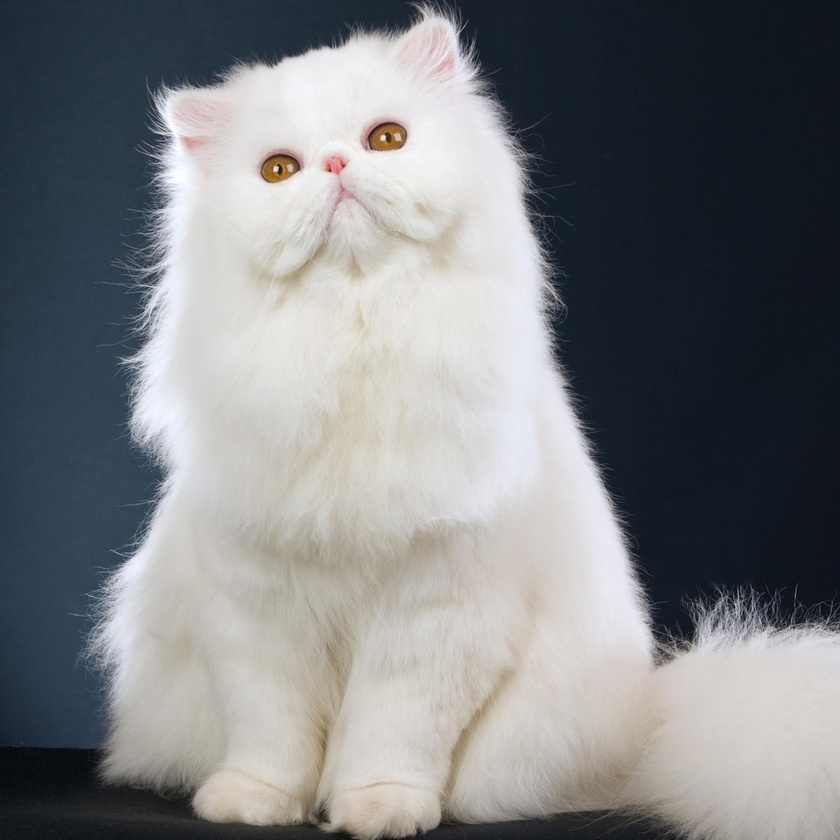
#> input picture fig/cat_1.jpg, 840 x 840 px, shrunk from 2524 x 2524 before the run
$ python -i filtering_functions.py   (imports and definitions only)
#> lines starting #> are read from the running program, lines starting #| are printed output that depends on the picture
#> further down, picture is the input picture: PIL image 840x840 RGB; mean R, G, B 124.7, 126.8, 129.6
# imports
import numpy as np
from PIL import Image, ImageFilter
import random


# [62 lines left out: functions rotate_filter, blur_filter, gaussian_noise_filter, salt_and_pepper_filter, not called in this run]

def mix_color_filter(image, mode=1):
    """ Mixes the color channels of the image.
    :param image: PIL image
    :param mode: mode of mixing
    """
#> called with mode = 1

    # Split the color channels
    r, g, b = image.split()
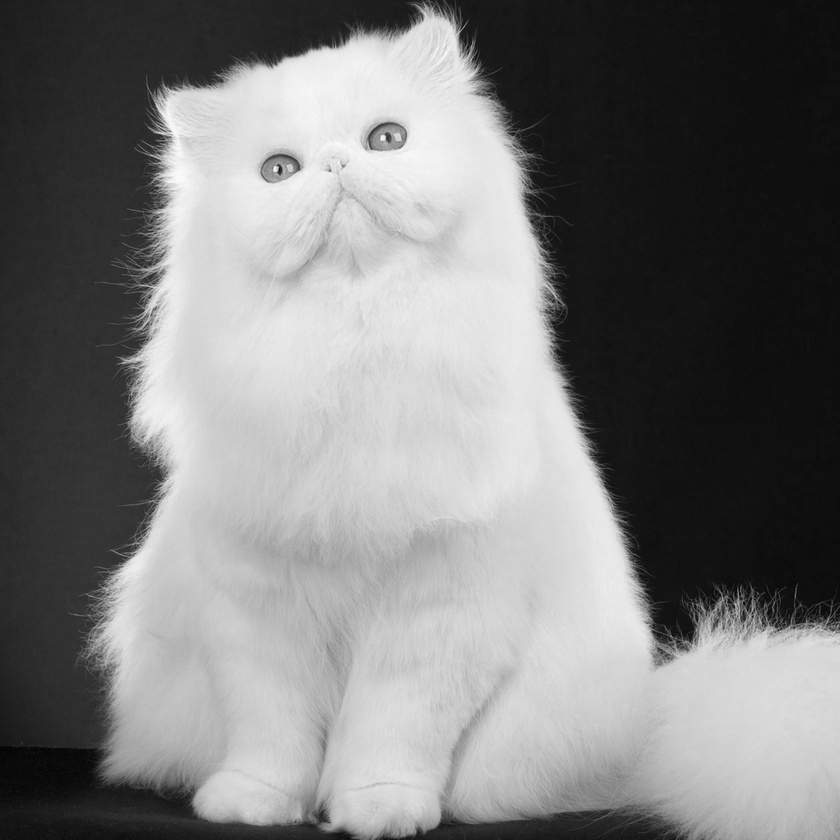
#> r: PIL image 840x840 L; min 2, max 253, mean 124.7
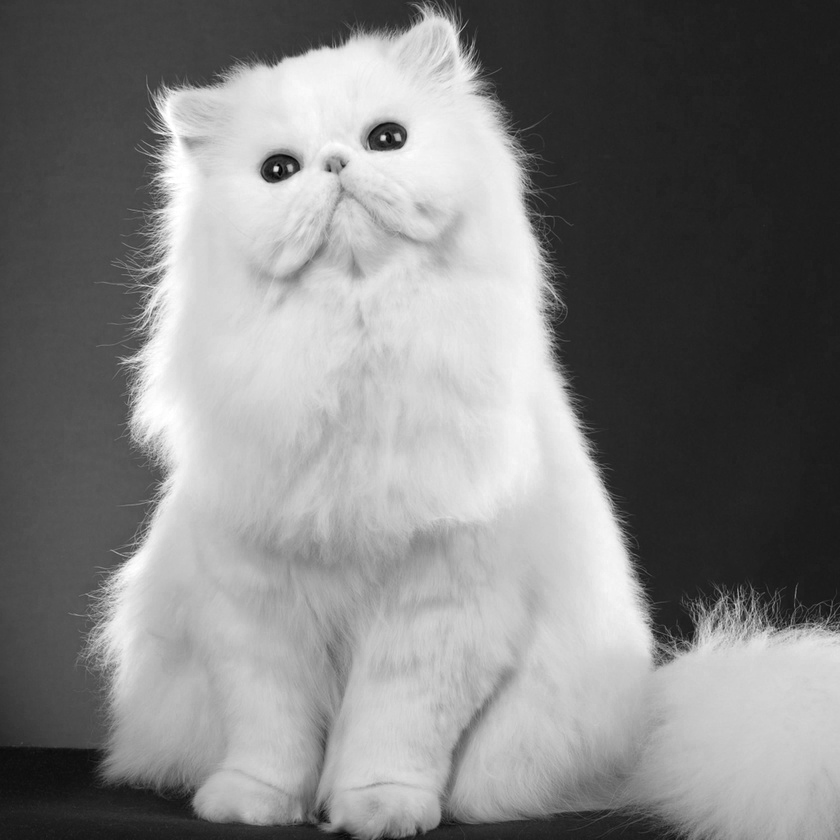
#> b: PIL image 840x840 L; min 0, max 255, mean 129.6

    # Mix the color channels
    if mode == 1:
        return Image.merge("RGB", (b, g, r))
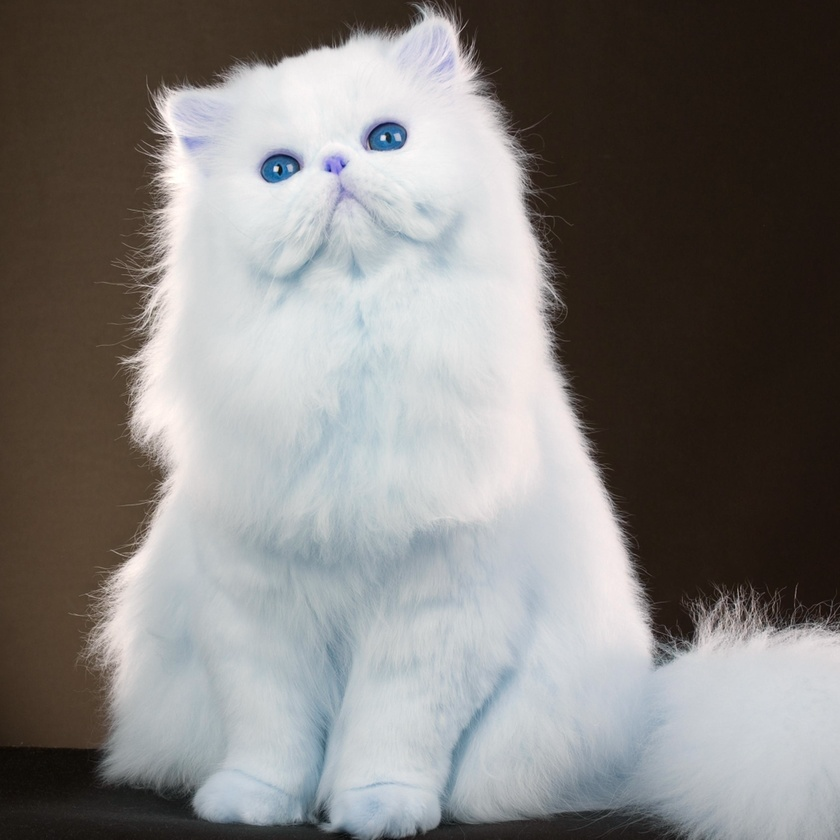
#> returned value: PIL image 840x840 RGB; mean R, G, B 129.6, 126.8, 124.7
    elif mode == 2:
        return Image.merge("RGB", (r, b, g))
    elif mode == 3:
        return Image.merge("RGB", (g, r, b))

>>> from PIL import Image
>>> picture = Image.open('fig/cat_1.jpg')
>>> result = mix_color_filter(picture)

$ run again, on fig/cat_car_0.jpg
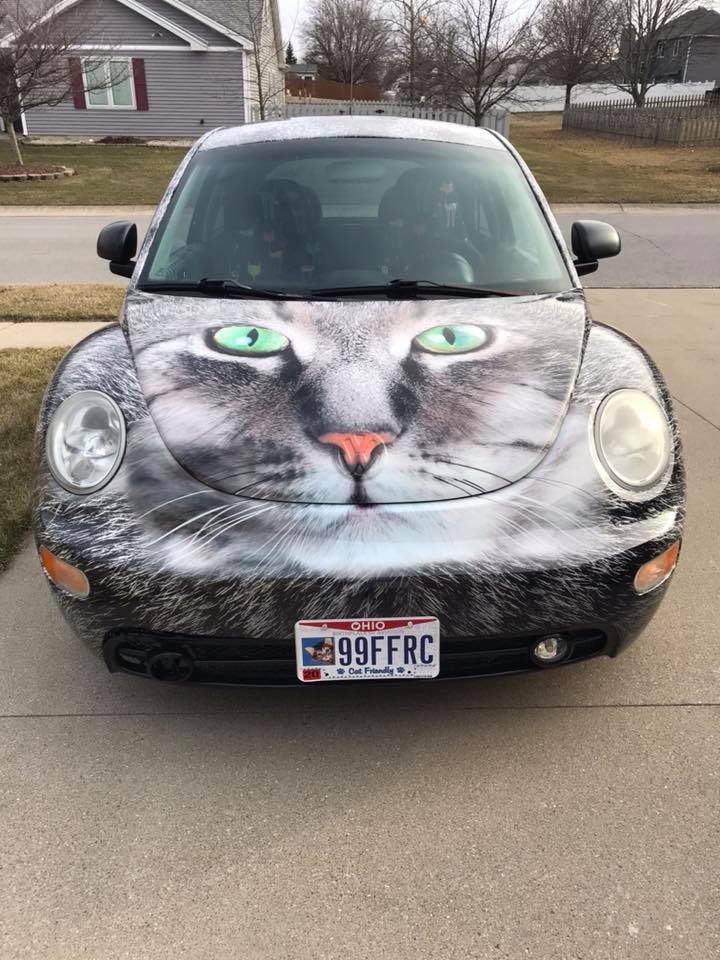
#> input picture fig/cat_car_0.jpg, 720 x 960 px
#> picture is the input picture: PIL image 720x960 RGB; mean R, G, B 138.9, 132.6, 127
#> in mix_color_filter, `r, g, b = image.split()`:
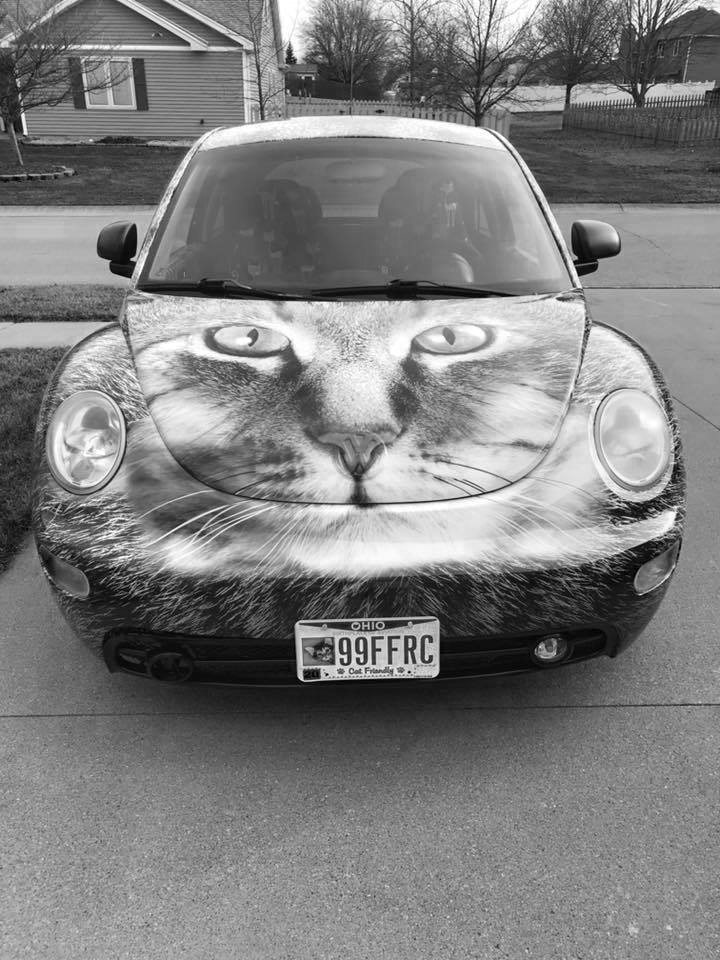
#> b: PIL image 720x960 L; min 0, max 255, mean 127
#> in mix_color_filter, `return Image.merge("RGB", (b, g, r))`:
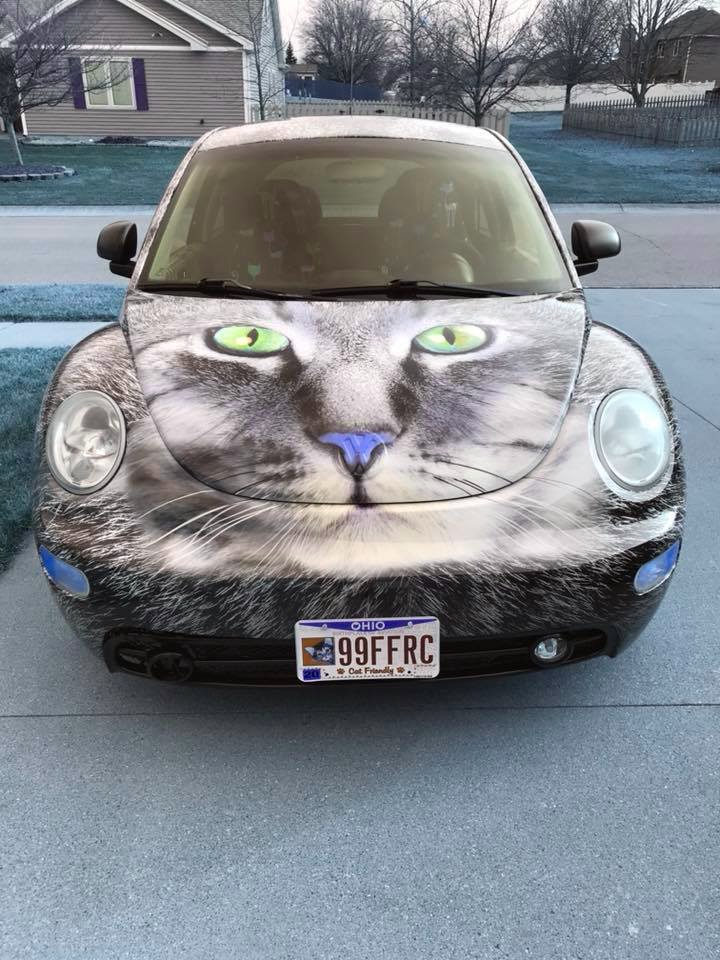
#> returned value: PIL image 720x960 RGB; mean R, G, B 127, 132.6, 138.9

$ run again, on fig/sandal.jpg
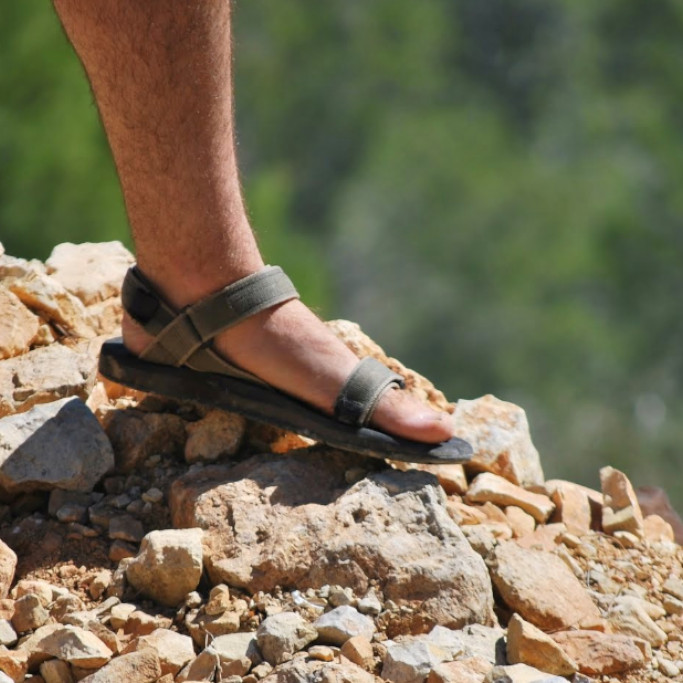
#> input picture fig/sandal.jpg, 683 x 683 px
#> picture is the input picture: PIL image 683x683 RGB; mean R, G, B 117.4, 109.3, 85.2
#> in mix_color_filter, `r, g, b = image.split()`:
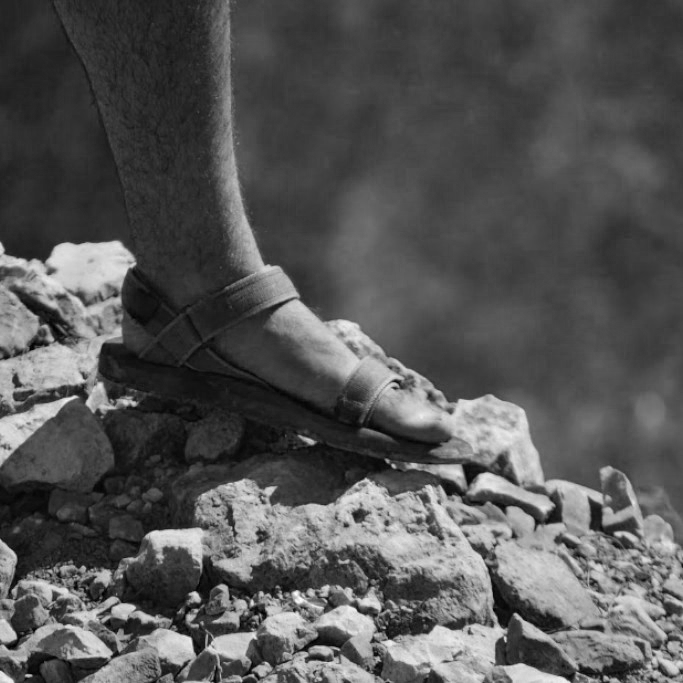
#> b: PIL image 683x683 L; min 0, max 255, mean 85.2
#> in mix_color_filter, `return Image.merge("RGB", (b, g, r))`:
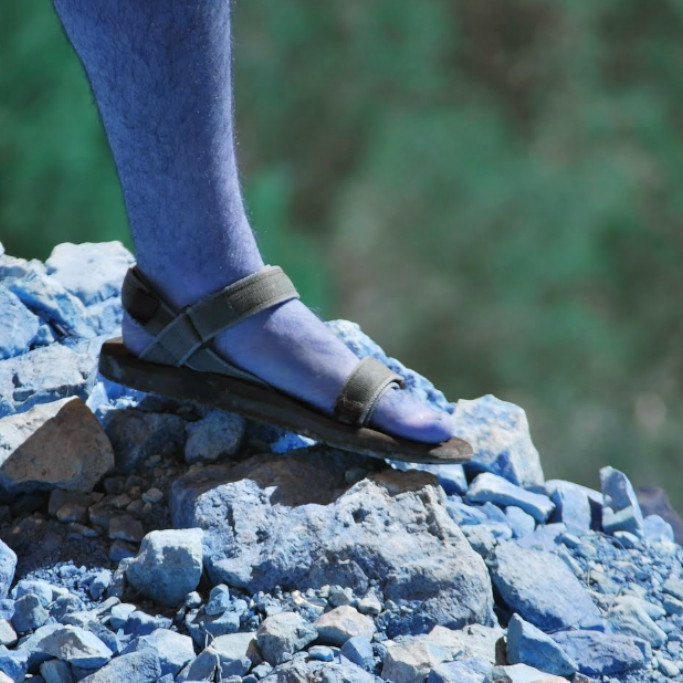
#> returned value: PIL image 683x683 RGB; mean R, G, B 85.2, 109.3, 117.4

$ run again, on fig/toilet.jpg
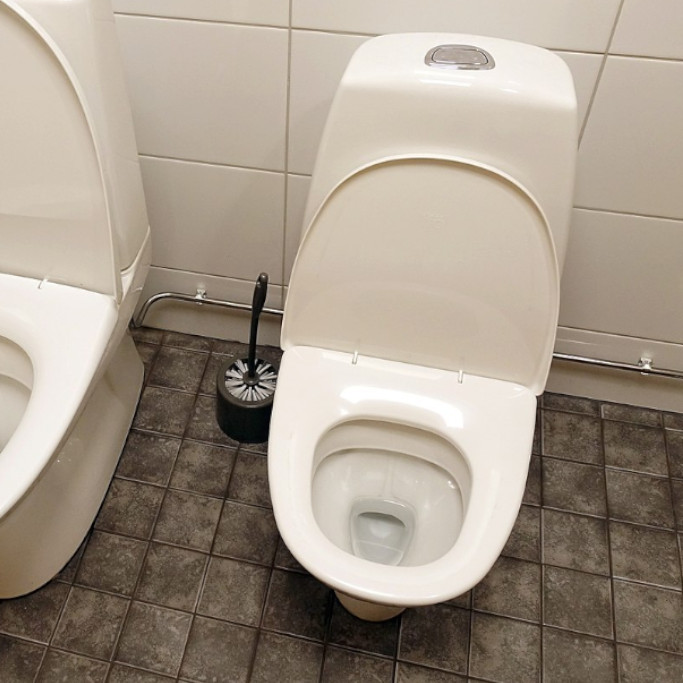
#> input picture fig/toilet.jpg, 683 x 683 px
#> picture is the input picture: PIL image 683x683 RGB; mean R, G, B 163.9, 151.8, 137.8
#> in mix_color_filter, `r, g, b = image.split()`:
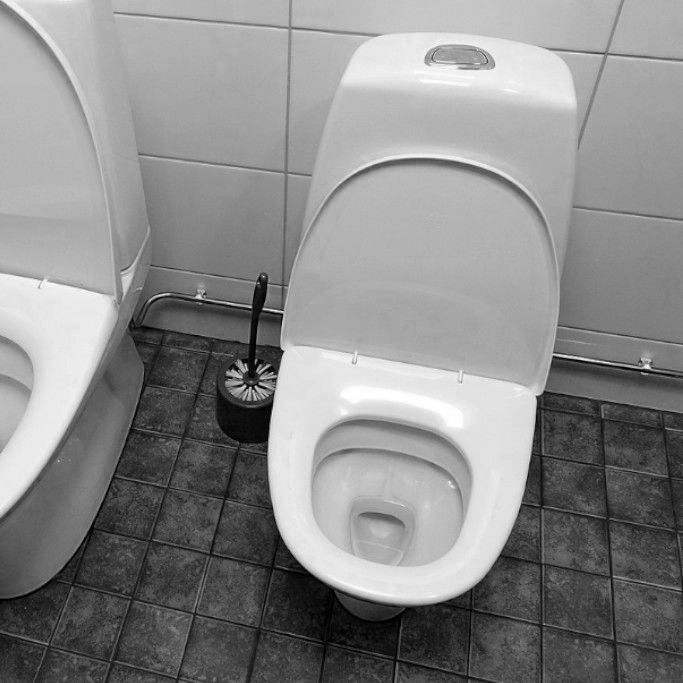
#> b: PIL image 683x683 L; min 0, max 255, mean 137.8
#> in mix_color_filter, `return Image.merge("RGB", (b, g, r))`:
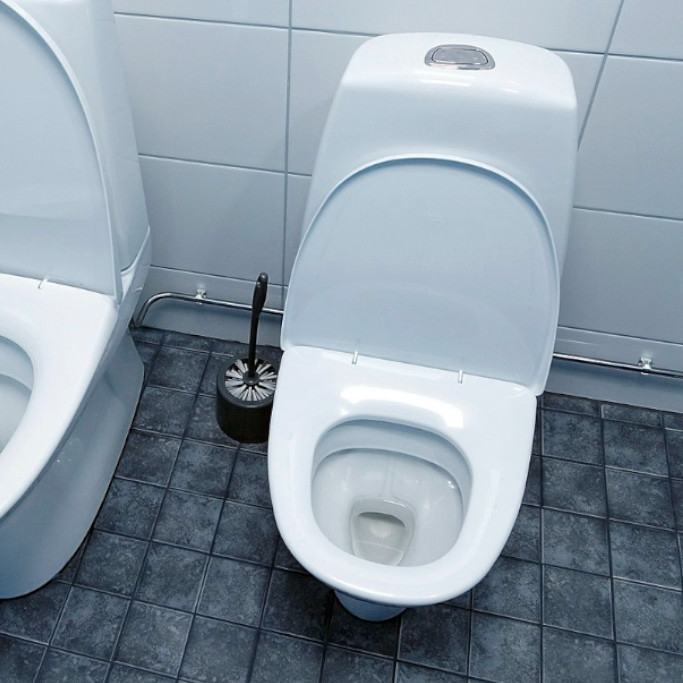
#> returned value: PIL image 683x683 RGB; mean R, G, B 137.8, 151.8, 163.9
